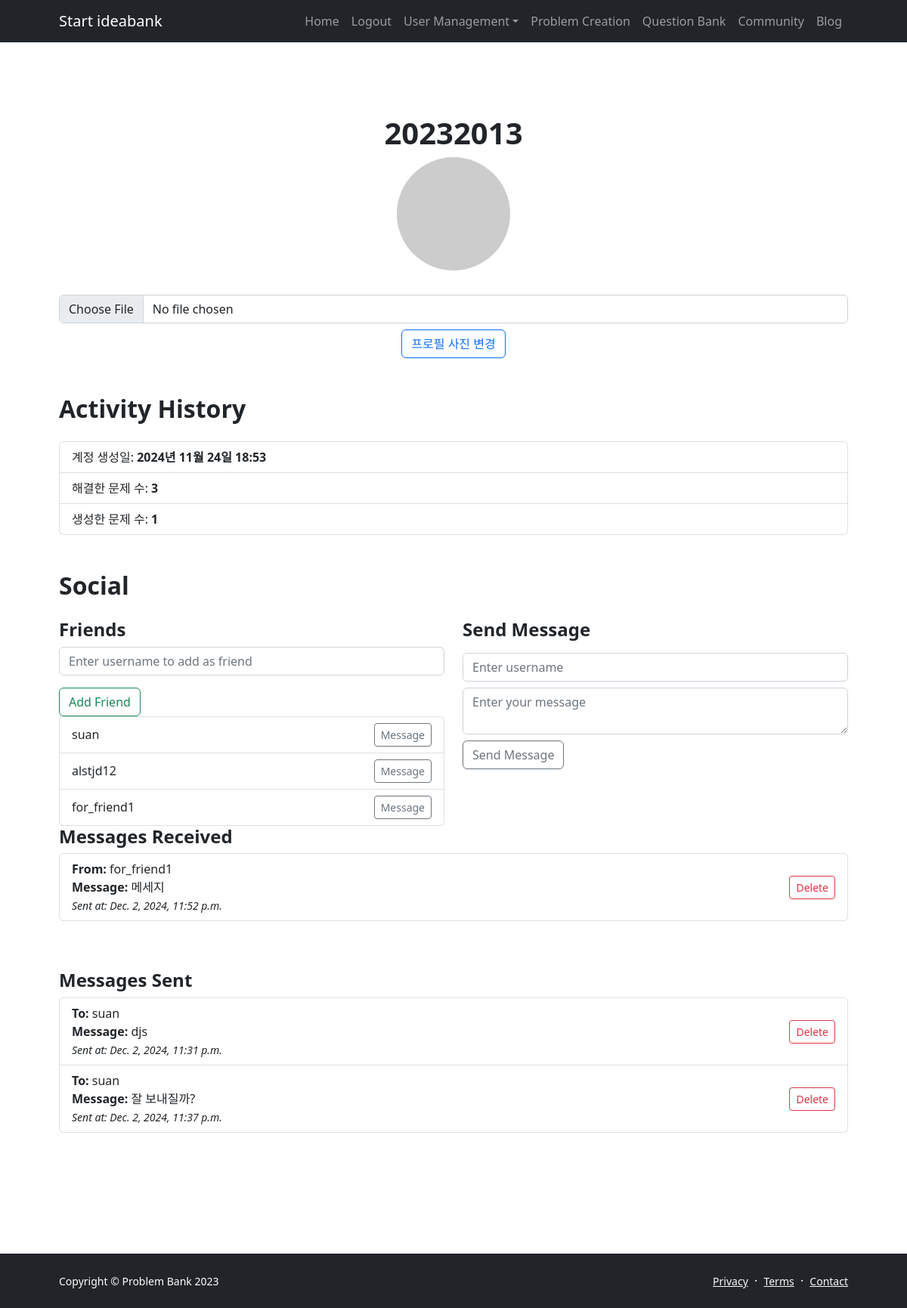
The page /profile/ (signed in) on the database its author committed.
### IBK_ossproject/models.py (models this page shows, shortened)
class UserProfile(models.Model):
    user = models.OneToOneField(User, on_delete=models.CASCADE, null=True)  # null=True로 설정
    image = models.ImageField(upload_to='profile_pictures/', blank=True, null=True)
    @property
    def solved_problem_count(self):
        return BlogPost.objects.filter(author=self.user, contest_id__isnull=False, index__isnull=False).count()
    @property
    def created_problem_count(self):
        return Problem.objects.filter(author=self.user).count()
    @property
    def account_created_date(self):
        return self.user.date_joined

class Friendship(models.Model):
    user1 = models.ForeignKey(User, related_name='friends1', on_delete=models.CASCADE)
    user2 = models.ForeignKey(User, related_name='friends2', on_delete=models.CASCADE)
    created_at = models.DateTimeField(auto_now_add=True)

class Message(models.Model):
    sender = models.ForeignKey(User, related_name='sent_messages', on_delete=models.CASCADE)
    receiver = models.ForeignKey(User, related_name='received_messages', on_delete=models.CASCADE)
    content = models.TextField()
    timestamp = models.DateTimeField(auto_now_add=True)

### IBK_ossproject/views.py (the view)
# urls.py: path('profile/', views.profile_management, name='profile_management'),  # 프로필 관리 페이지
@login_required
def profile_management(request):
    try:
        user_profile = UserProfile.objects.get(user=request.user)
    except UserProfile.DoesNotExist:
        user_profile = None
    if request.method == "POST":
        request.user.username = request.POST.get('user_name')
        request.user.save()
        user_profile.save()
        return redirect('profile_management')
    context = {
        'user_profile': user_profile,
        'user_name': request.user.username,
        'friends': Friendship.objects.filter(Q(user1=request.user) | Q(user2=request.user)),
        'messages_received': Message.objects.filter(receiver=request.user),
        'messages_sent': Message.objects.filter(sender=request.user),
    }
    return render(request, 'profile-management.html', context)

### templates/profile-management.html (shortened to what this page needs)
{% load static %}
<!DOCTYPE html>
<html lang="en">
<head>
    <link href="https://cdn.jsdelivr.net/npm/bootstrap@5.2.3/dist/css/bootstrap.min.css" rel="stylesheet">
    <link href="{% static 'css/styles.css' %}" rel="stylesheet" />
</head>
<body class="d-flex flex-column h-100">
    <main class="flex-shrink-0">
        <nav class="navbar navbar-expand-lg navbar-dark bg-dark">
            <div class="container px-5">
                <a class="navbar-brand" href="{% url 'home' %}">Start ideabank</a>
                <div class="collapse navbar-collapse" id="navbarSupportedContent">
                    <ul class="navbar-nav ms-auto mb-2 mb-lg-0">
                        <li class="nav-item"><a class="nav-link" href="{% url 'home' %}">Home</a></li>
                        {% if user.is_authenticated %}
                            <li class="nav-item"><a class="nav-link" href="{% url 'logout' %}">Logout</a></li>
                        {% else %}
                            <li class="nav-item"><a class="nav-link" href="{% url 'login' %}">Login</a></li>
                        {% endif %}
                        <li class="nav-item dropdown">
                            <a class="nav-link dropdown-toggle" id="navbarDropdownUserManagement" href="#" role="button" data-bs-toggle="dropdown" aria-expanded="false">User Management</a>
                        </li>
                        <li class="nav-item"><a class="nav-link" href="{% url 'problem_creation' %}">Problem Creation</a></li>
                        <li class="nav-item"><a class="nav-link" href="{% url 'question_bank' %}">Question Bank</a></li>
                        <li class="nav-item"><a class="nav-link" href="{% url 'community' %}">Community</a></li>
                        <li class="nav-item"><a class="nav-link" href="{% url 'blog_post' %}">Blog</a></li>
                    </ul>
                </div>
            </div>
        </nav>
        <section class="py-5">
            <div class="container px-5 my-5">
                <div class="text-center mb-5">
                    <h1 class="fw-bolder">{{ user.username }}</h1>
                    <form method="POST" action="{% url 'update_profile_image' %}" enctype="multipart/form-data">
                        <div>
                            <label for="profile_image" class="d-inline-block">
                                {% if user_profile.image %}
                                    <img src="{{ user_profile.image.url }}" class="rounded-circle mb-3" alt="User Profile Picture" style="width: 150px; height: 150px; object-fit: cover;" />
                                {% else %}
                                    <img src="https://dummyimage.com/150x150/343a40/ffffff" class="rounded-circle mb-3" alt="User Profile Picture" />
                                {% endif %}
                            </label>
                        </div>
                        <div class="mt-3">
                            <input type="file" id="profile_image" name="image" class="form-control mb-2" />
                            <button type="submit" class="btn btn-outline-primary">프로필 사진 변경</button>
                        </div>
                    </form>
                </div>
                <div class="mb-5">
                    <h2 class="fw-bolder mb-4">Activity History</h2>
                    <ul class="list-group">
                        <li class="list-group-item">계정 생성일: <strong>{{ user.userprofile.account_created_date|date:"Y년 m월 d일 H:i" }}</strong></li>
                        <li class="list-group-item">해결한 문제 수: <strong>{{ user.userprofile.solved_problem_count }}</strong></li>
                        <li class="list-group-item">생성한 문제 수: <strong>{{ user.userprofile.created_problem_count }}</strong></li>
                    </ul>
                </div>
                <div class="mb-5">
                    <h2 class="fw-bolder mb-4">Social</h2>
                    <div class="row">
                        <div class="col-lg-6">
                            <h4 class="fw-bold">Friends</h4>
                            <form method="POST" action="{% url 'add_friend' %}">
                                <input type="text" name="friend_username" class="form-control" placeholder="Enter username to add as friend">
                                <button type="submit" class="btn btn-outline-success mt-3">Add Friend</button>
                            </form>
                            <ul class="list-group">
                                {% for friendship in friends %}
                                    <li class="list-group-item d-flex justify-content-between align-items-center">
                                        <span>
                                            {% if friendship.user1 == request.user %}
                                                {{ friendship.user2.username }}
                                            {% else %}
                                                {{ friendship.user1.username }}
                                            {% endif %}
                                        </span>
                                        <button class="btn btn-sm btn-outline-secondary">Message</button>
                                    </li>
                                {% empty %}
                                    <li class="list-group-item">You have no friends added yet.</li>
                                {% endfor %}
                            </ul>
                        </div>
                        <div class="col-lg-6">
                            <h4 class="fw-bold">Send Message</h4>
                            <form method="POST" action="{% url 'send_message' %}" class="mt-3">
                                <input type="text" name="receiver" placeholder="Enter username" class="form-control mb-2">
                                <textarea name="content" placeholder="Enter your message" class="form-control mb-2"></textarea>
                                <button type="submit" class="btn btn-outline-secondary">Send Message</button>
                            </form>
                        </div>
                        <div class="mb-5">
                            <h4 class="fw-bold">Messages Received</h4>
                            <ul class="list-group mb-3">
                                {% for message in messages_received %}
                                    <li class="list-group-item d-flex justify-content-between align-items-center">
                                        <div>
                                            <strong>From:</strong> {{ message.sender.username }}<br>
                                            <strong>Message:</strong> {{ message.content }}<br>
                                            <small><em>Sent at: {{ message.timestamp }}</em></small>
                                        </div>
                                        <form method="POST" action="{% url 'delete_received_message' message.id %}">
                                            <button type="submit" class="btn btn-sm btn-outline-danger">Delete</button>
                                        </form>
                                    </li>
                                {% empty %}
                                    <li class="list-group-item">You have no messages received yet.</li>
                                {% endfor %}
                            </ul>
                        </div>
                        <div class="mb-5">
                            <h4 class="fw-bold">Messages Sent</h4>
                            <ul class="list-group mb-3">
                                {% for message in messages_sent %}
                                    <li class="list-group-item d-flex justify-content-between align-items-center">
                                        <div>
                                            <strong>To:</strong> {{ message.receiver.username }}<br>
                                            <strong>Message:</strong> {{ message.content }}<br>
                                            <small><em>Sent at: {{ message.timestamp }}</em></small>
                                        </div>
                                        <form method="POST" action="{% url 'delete_message' message.id %}">
                                            <button type="submit" class="btn btn-sm btn-outline-danger">Delete</button>
                                        </form>
                                    </li>
                                {% empty %}
                                    <li class="list-group-item">You have no messages sent yet.</li>
                                {% endfor %}
                            </ul>
                        </div>
                    </div>
                </div>
            </div>
        </section>
    </main>
    <footer class="bg-dark py-4 mt-auto">
        <div class="container px-5">
            <div class="row align-items-center justify-content-between flex-column flex-sm-row">
                <div class="col-auto"><div class="small m-0 text-white">Copyright &copy; Problem Bank 2023</div></div>
                <div class="col-auto">
                    <a class="link-light small" href="#!">Privacy</a>
                    <span class="text-white mx-1">&middot;</span>
                    <a class="link-light small" href="#!">Terms</a>
                    <span class="text-white mx-1">&middot;</span>
                    <a class="link-light small" href="#!">Contact</a>
                </div>
            </div>
        </div>
    </footer>
</body>
</html>

### rows shown on the page
Friendship: user2.username "suan"
Friendship: user2.username "alstjd12"
Friendship: user1.username "for_friend1"
Message: sender.username "for_friend1", content "메세지", timestamp "Dec. 2, 2024, 11:52 p.m."
Message: receiver.username "suan", content "djs", timestamp "Dec. 2, 2024, 11:31 p.m."
Message: receiver.username "suan", content "잘 보내질까?", timestamp "Dec. 2, 2024, 11:37 p.m."

### other values the page prints
{{ user.username }} "20232013"
{{ user.userprofile.account_created_date|date:"Y년 m월 d일 H:i" }} "2024년 11월 24일 18:53"
{{ user.userprofile.solved_problem_count }} "3"
{{ user.userprofile.created_problem_count }} "1"
